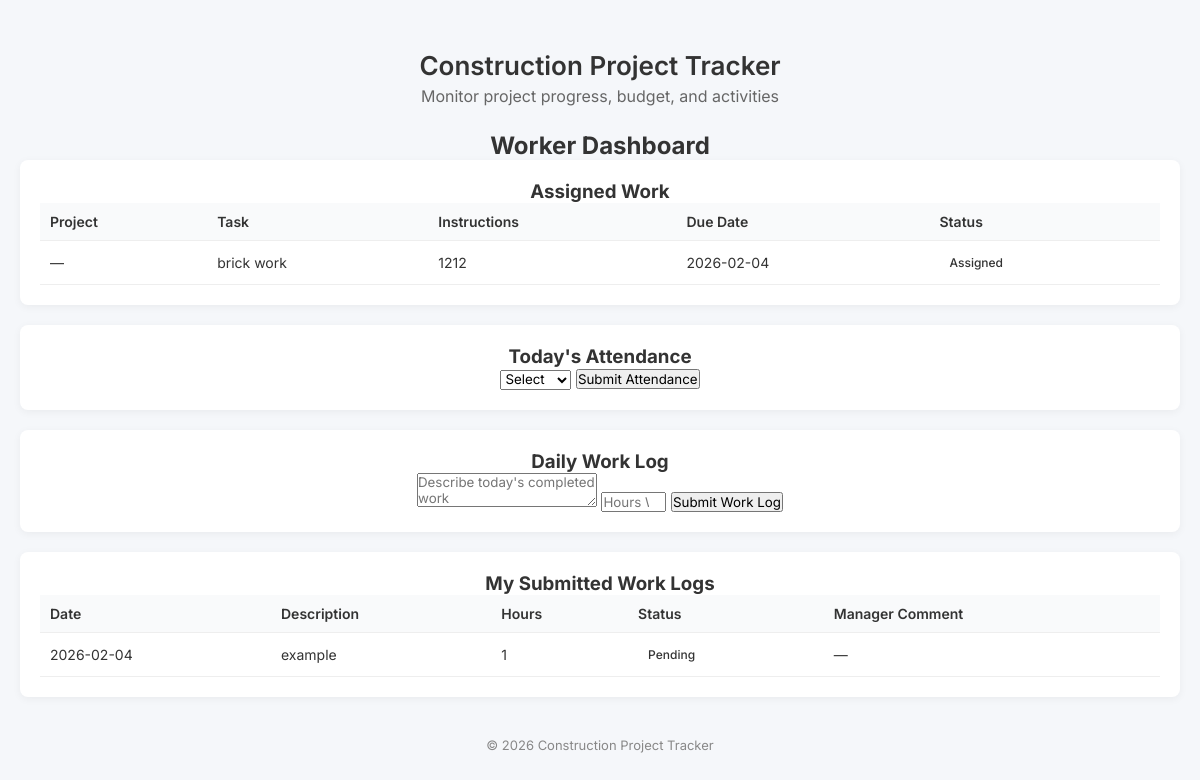
/worker/dashboard (signed in), run on the app's committed database.
### models/work_assignment.py (models this page shows)
class WorkAssignment(db.Model):
    __tablename__ = "work_assignments"
    id = db.Column(db.Integer, primary_key=True)
    worker_id = db.Column(
        db.Integer,
        db.ForeignKey("workers.id"),
        nullable=False
    )
    project_id = db.Column(
        db.Integer,
        db.ForeignKey("projects.id"),
        nullable=True
    )
    task_title = db.Column(db.String(150), nullable=False)
    instructions = db.Column(db.Text, nullable=False)
    due_date = db.Column(db.Date, nullable=True)
    status = db.Column(
        db.String(20),
        default="Assigned"
    )
    created_at = db.Column(
        db.Date,
        default=date.today
    )
    worker = db.relationship("Worker", backref="assignments")
    project = db.relationship("Project", backref="assignments")

### models/work_log.py (models this page shows)
class WorkLog(db.Model):
    __tablename__ = "work_logs"
    id = db.Column(db.Integer, primary_key=True)
    worker_id = db.Column(
        db.Integer,
        db.ForeignKey("workers.id"),
        nullable=False
    )
    description = db.Column(db.Text, nullable=False)
    hours_worked = db.Column(db.Integer, nullable=False)
    status = db.Column(
        db.String(20),
        default="Pending"
    )
    manager_comment = db.Column(db.Text)
    created_at = db.Column(
        db.Date,
        default=date.today
    )
    worker = db.relationship("Worker", backref="work_logs")

### app.py (the view)
@app.route("/worker/dashboard")
def worker_dashboard():
    if "worker_id" not in session:
        return redirect(url_for("worker_login"))
    worker_id = session["worker_id"]
    assignments = WorkAssignment.query.filter_by(
        worker_id=worker_id
    ).order_by(WorkAssignment.created_at.desc()).all()
    attendance_marked = Attendance.query.filter_by(
        worker_id=worker_id,
        date=date.today()
    ).first()
    logs = WorkLog.query.filter_by(
        worker_id=worker_id
    ).order_by(WorkLog.created_at.desc()).all()
    return render_template(
        "worker/dashboard.html",
        assignments=assignments,
        attendance_marked=attendance_marked,
        logs=logs
    )

### templates/worker/dashboard.html (shortened to what this page needs)
{% extends "layout.html" %}
{% block content %}
<h2>Worker Dashboard</h2>
<div class="card">
    <h3>Assigned Work</h3>
    {% if assignments %}
    <table>
        <thead>
            <tr>
                <th>Project</th>
                <th>Task</th>
                <th>Instructions</th>
                <th>Due Date</th>
                <th>Status</th>
            </tr>
        </thead>
        <tbody>
            {% for task in assignments %}
            <tr>
                <td>{{ task.project.name if task.project else "—" }}</td>
                <td>{{ task.task_title }}</td>
                <td>{{ task.instructions }}</td>
                <td>{{ task.due_date or "—" }}</td>
                <td>
                    <span class="status {{ task.status|lower }}">
                        {{ task.status }}
                    </span>
                </td>
            </tr>
            {% endfor %}
        </tbody>
    </table>
    {% else %}
        <p style="color:#777;">No work assigned yet.</p>
    {% endif %}
</div>
<div class="card">
    <h3>Today's Attendance</h3>
    {% if attendance_marked %}
        <p style="color:green;">Attendance already submitted for today.</p>
    {% else %}
    <form method="post" action="{{ url_for('mark_attendance') }}">
        <select name="status" required>
            <option value="">Select</option>
        </select>
        <button type="submit">Submit Attendance</button>
    </form>
    {% endif %}
</div>
<div class="card">
    <h3>Daily Work Log</h3>
    <form method="post" action="{{ url_for('submit_work_log') }}">
        <textarea name="description"
                  placeholder="Describe today's completed work"
                  required></textarea>
        <input type="number"
               name="hours"
               placeholder="Hours Worked"
               min="1"
               max="24"
               required>
        <button type="submit">Submit Work Log</button>
    </form>
</div>
<div class="card">
    <h3>My Submitted Work Logs</h3>
    {% if logs %}
    <table>
        <thead>
            <tr>
                <th>Date</th>
                <th>Description</th>
                <th>Hours</th>
                <th>Status</th>
                <th>Manager Comment</th>
            </tr>
        </thead>
        <tbody>
            {% for log in logs %}
            <tr>
                <td>{{ log.created_at.strftime('%Y-%m-%d') }}</td>
                <td>{{ log.description }}</td>
                <td>{{ log.hours_worked }}</td>
                <td>
                    <span class="status {{ log.status|lower }}">
                        {{ log.status }}
                    </span>
                </td>
                <td>{{ log.manager_comment or "—" }}</td>
            </tr>
            {% endfor %}
        </tbody>
    </table>
    {% else %}
        <p style="color:#777;">No work logs submitted yet.</p>
    {% endif %}
</div>
{% endblock %}

### static/css/style.css (style rules this page uses)
body { font-family: Arial; background:#f4f4f4; text-align:center; }
* { box-sizing: border-box; margin: 0; padding: 0; font-family: 'Inter', sans-serif; }
body { background-color: #f5f7fa; color: #333; }
.card { background: #fff; border-radius: 8px; padding: 20px; margin-bottom: 20px; box-shadow: 0 2px 8px rgba(0,0,0,0.05); }
table { width: 100%; border-collapse: collapse; }
table th, table td { text-align: left; padding: 10px; border-bottom: 1px solid #eee; font-size: 14px; }
table th { background-color: #f9fafb; font-weight: 600; }
.status { padding: 4px 10px; border-radius: 12px; font-size: 12px; font-weight: 500; display: inline-block; }

### data on the page
WorkAssignment: project "—", task_title "brick work", instructions "1212", due_date "2026-02-04", status "Assigned"
WorkLog: created_at "2026-02-04", description "example", hours_worked "1", status "Pending", manager_comment "—"
